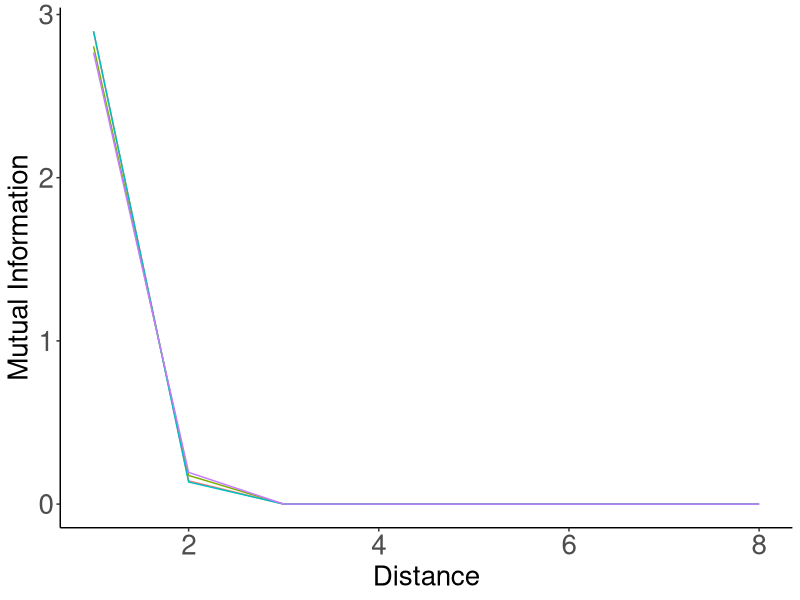
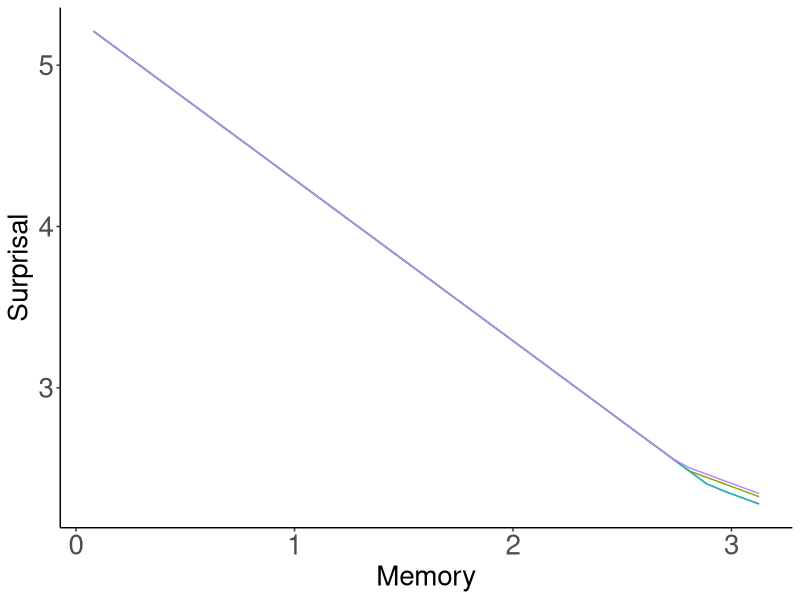
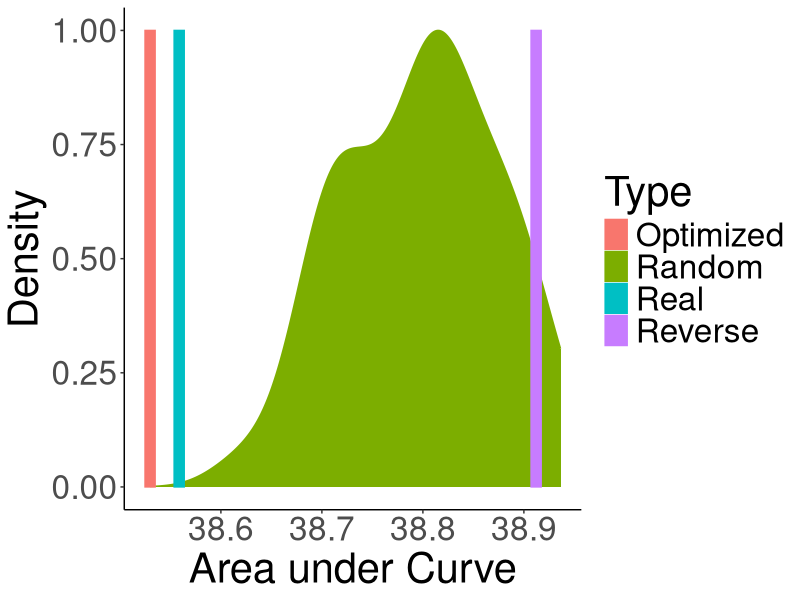

Write R code to recreate these figures, in order.
library(tidyr)
library(dplyr)
library(ggplot2)

######################################

data = read.csv("results.tsv", sep="\t")
data = data %>% filter(Script == "forWords_Sesotho_RandomOrder_Normalized_HeldoutClip.py")

unigramCE = mean(data$UnigramCE)

data$Type = ifelse(data$Model %in% c("REAL", "RANDOM", "REVERSE"), as.character(data$Model), "Optimized")
data$Type = ifelse(data$Type %in% c("REAL"), "Real", as.character(data$Type))
data$Type = ifelse(data$Type %in% c("RANDOM"), "Random", as.character(data$Type))
data$Type = ifelse(data$Type %in% c("REVERSE"), "Reverse", as.character(data$Type))

data_ = data %>% group_by(Distance, Type) %>% summarise(MI=median(MI))
data_ = data_ %>% filter(Distance <= 7)
plot = ggplot(data_, aes(x=1+Distance, y=MI, color=Type)) + geom_line()
plot = plot + theme_bw()
plot = plot + xlab("Distance") + ylab("Mutual Information")
plot = plot + theme(axis.title.x=element_text(size=20), axis.title.y=element_text(size=20), axis.text = element_text(size=20))
plot = plot + theme(panel.grid.major = element_blank(), panel.grid.minor = element_blank(), panel.background = element_blank(), legend.position="none")
plot = plot + theme(axis.line = element_line(colour = "black"),
            panel.grid.major = element_blank(),
                panel.grid.minor = element_blank(),
                panel.border = element_blank(),
                    panel.background = element_blank())
ggsave(plot, file=paste("../figures/Sesotho-suffixes-byMorphemes-it-heldout.pdf", sep=""), height=4, width=4)




data = read.csv("results_interpolated.tsv", sep="\t")


data = data %>% filter(Script == "forWords_Sesotho_RandomOrder_Normalized_HeldoutClip.py")

data = data %>% group_by(Type, Memory) %>% summarise(Surprisal=unigramCE-median(MI))

plot = ggplot(data, aes(x=Memory, y=Surprisal, color=Type)) + geom_line() #size=2)
plot = plot + theme_bw()
plot = plot + theme(axis.title.x=element_text(size=20), axis.title.y=element_text(size=20), axis.text = element_text(size=20))
plot = plot + theme(panel.grid.major = element_blank(), panel.grid.minor = element_blank(), panel.background = element_blank(), legend.position="none")
plot = plot + theme(axis.line = element_line(colour = "black"),
            panel.grid.major = element_blank(),
                panel.grid.minor = element_blank(),
                panel.border = element_blank(),
                    panel.background = element_blank())
ggsave(plot, file=paste("../figures/Sesotho-suffixes-byMorphemes-memsurp-heldout.pdf", sep=""), height=4, width=4)


######################################

data = read.csv("results_auc.tsv", sep="\t")
data = data %>% filter(Script == "forWords_Sesotho_RandomOrder_Normalized_HeldoutClip.py")


data$Type = ifelse(data$Model %in% c("REAL", "RANDOM", "REVERSE"), as.character(data$Model), "Optimized")
data$Type = ifelse(data$Type %in% c("REAL"), "Real", as.character(data$Type))
data$Type = ifelse(data$Type %in% c("RANDOM"), "Random", as.character(data$Type))
data$Type = ifelse(data$Type %in% c("REVERSE"), "Reverse", as.character(data$Type))

data_ = data %>% filter(Type %in% c("Real", "Random", "Optimized", "Reverse"))

plot = ggplot(data_, aes(x=AUC, fill=Type, color=Type))
plot = plot + theme_classic()
plot = plot + xlab("Area under Curve") + ylab("Density")
plot = plot + theme(text=element_text(size=30))
plot = plot + geom_density(data= data_%>%filter(Type == "Random"), aes(y=..scaled..)) 
plot = plot + geom_bar(data = data_ %>% filter(!(Type %in% c("Random"))) %>% group_by(Type) %>% summarise(AUC=mean(AUC), barWidth=0.1) %>% mutate(y=1),  aes(y=y, group=Type), width=0.01, stat="identity", position = position_dodge())
ggsave(plot, file=paste("../figures/Sesotho-suffixes-byMorphemes-auc-hist-heldout.pdf", sep=""), height=4, width=6)



